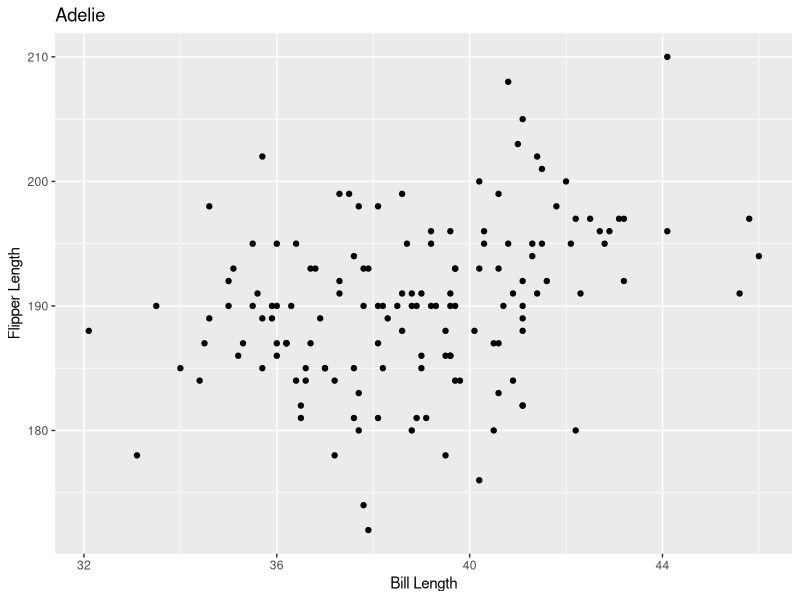
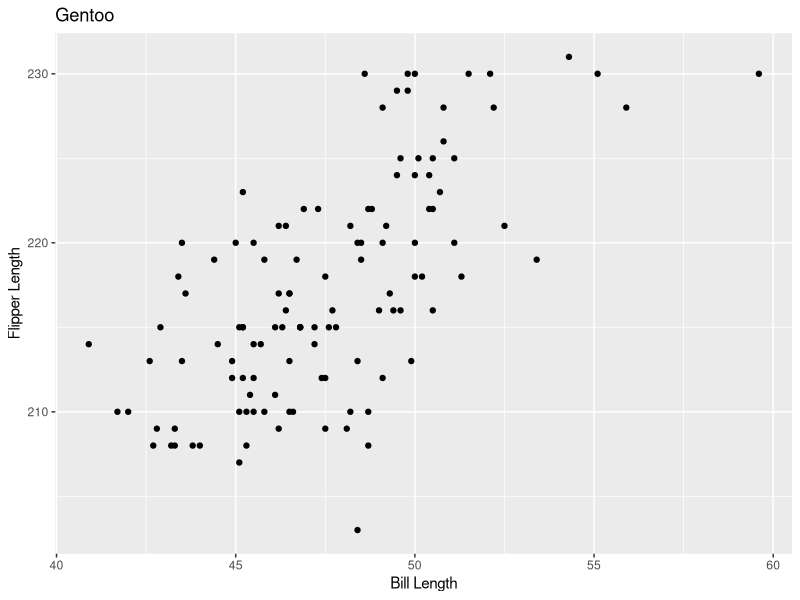
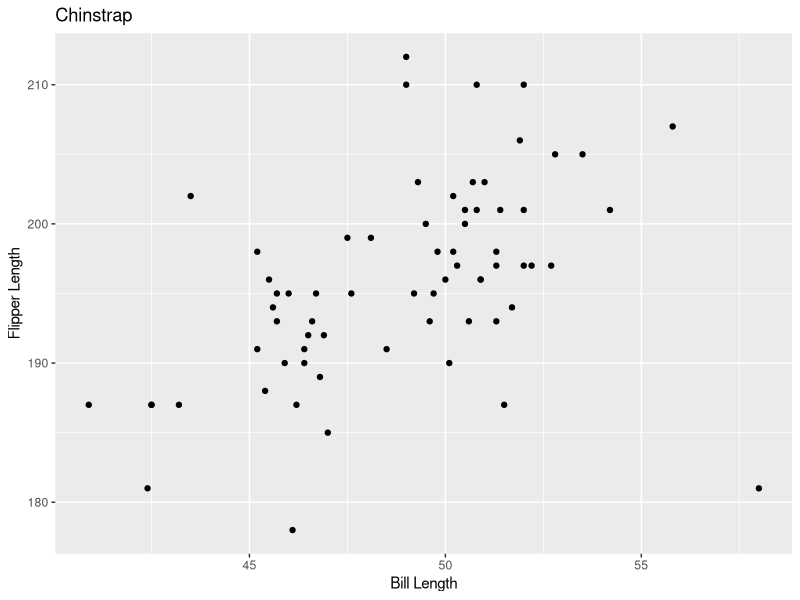

The R script that drew these images, in order:
## ---- chunk 1

library(dplyr)
library(ggplot2)
library(palmerpenguins)
library(glue)

penguins <- palmerpenguins::penguins

multiplot <- function(penguin_name){
	
  cat(glue::glue("  \n### {penguin_name}  \n  \n"))
	
  df_pen <- penguins %>% 
    filter(as.character(species) == penguin_name) %>% 
    na.omit()
  
  flipper_len <- df_pen %>% 
    summarize(mean = mean(flipper_length_mm)) %>% 
    pull(mean) %>% 
    round(digits = 1)
  
  bill_len <- df_pen %>% 
    summarize(mean = mean(bill_length_mm)) %>% 
    pull(mean) %>% 
    round(digits = 1)
  
  cat(
    glue::glue("There are {nrow(df_pen)} observations of {penguin_name} penguins. The average flipper length is {flipper_len} and the average bill length is {bill_len}.  \n")
  )
  
  plot_out <- df_pen %>% 
    ggplot(aes(x = bill_length_mm, y = flipper_length_mm)) +
    geom_point() +
    labs(x = "Bill Length", y = "Flipper Length", title = penguin_name)
  
  print(plot_out)
  
  cat("  \n  \n")
}
## ---- chunk 2

#purrr::walk("Gentoo", multiplot)
purrr::walk(unique(as.character(penguins$species)), multiplot)

